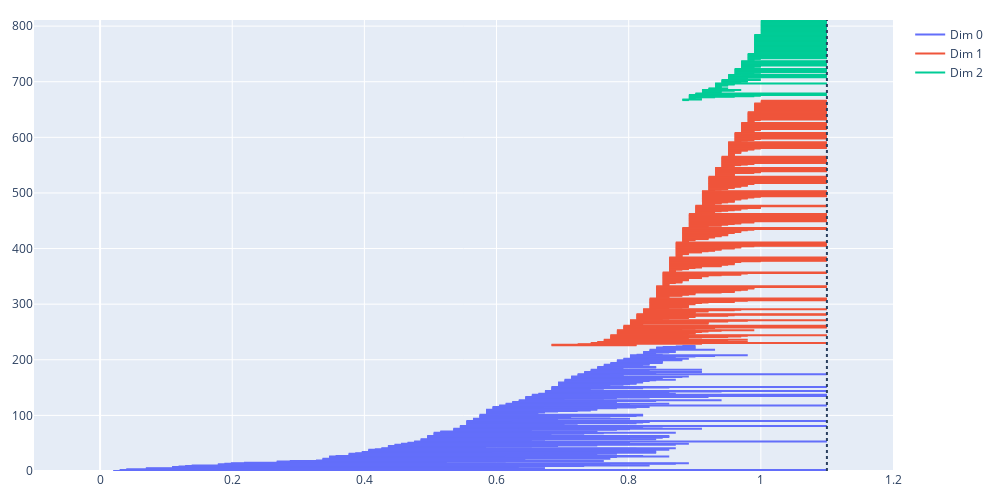

Write notebook code for a chart like this one.
### Code cell
# Barcode diagram
fig = oat.plot.barcode(homology)
fig.update_layout(
        width=1000, 
        height=500,
        margin=dict(l=20, r=20, t=20, b=20)
    )
fig.show()

### Figure 1 — Plotly figure (JSON) as saved in the notebook; plotly's stock layout.template omitted (floating-point values rounded to 4 significant figures; data arrays with more than 128 entries replaced by an {"elided": "..."} marker saying what was removed)
{"data": [{"hoverinfo": "text", "hovertext": {"elided": "678 str values"}, "line": {"color": "#636EFA"}, "mode": "lines", "name": "Dim 0", "type": "scatter", "x": {"elided": "678 float values"}, "y": {"elided": "678 int values"}}, {"hoverinfo": "text", "hovertext": {"elided": "1323 str values"}, "line": {"color": "#EF553B"}, "mode": "lines", "name": "Dim 1", "type": "scatter", "x": {"elided": "1323 float values"}, "y": {"elided": "1323 int values"}}, {"hoverinfo": "text", "hovertext": {"elided": "432 str values"}, "line": {"color": "#00CC96"}, "mode": "lines", "name": "Dim 2", "type": "scatter", "x": {"elided": "432 float values"}, "y": {"elided": "432 int values"}}], "layout": {"height": 500, "margin": {"b": 20, "l": 20, "r": 20, "t": 20}, "shapes": [{"line": {"dash": "dot"}, "type": "line", "x0": 1.1, "x1": 1.1, "xref": "x", "y0": 0, "y1": 1, "yref": "y domain"}], "width": 1000, "xaxis": {"range": [-0.1, 1.2]}, "yaxis": {"range": [0, 811]}}}
